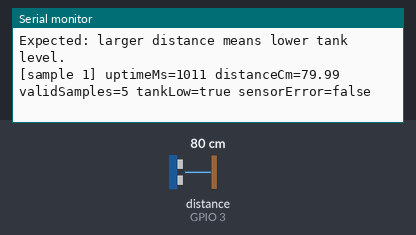
Recording of a sketch running on a simulated ESP32-C3. Shown: the last lines printed to the serial monitor. Wiring (inferred from the names in the program): ultrasonic range finder: trigger GPIO 2; echo GPIO 3. The inputs (shaded band) are chosen by the test bench; at power-on: distance to the obstacle (sensor on GPIO 3) 80 cm. The echo pulse lasts 58.3 µs per cm.

Above: at 1.6 s.
1.7 s: distance to the obstacle (sensor on GPIO 3) set to 2 cm
At 2.7 s:
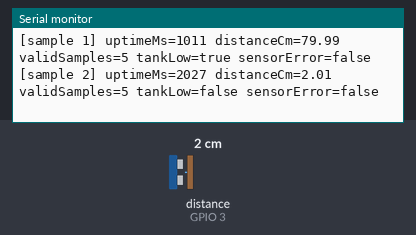
4.6 s: distance to the obstacle (sensor on GPIO 3) set to 4 cm
At 6.0 s:
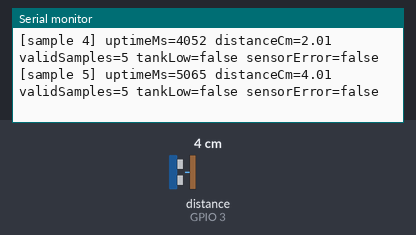

The sketch:

04_tank_float_test.ino
```cpp
#include <Arduino.h>

const uint32_t SERIAL_BAUD = 115200;
const uint32_t SAMPLE_MS = 1000;

const uint8_t TANK_LEVEL_TRIG_PIN = 2;
const uint8_t TANK_LEVEL_ECHO_PIN = 3;
const uint8_t TANK_LEVEL_SAMPLE_COUNT = 5;
const uint32_t TANK_ULTRASONIC_TIMEOUT_US = 30000UL;
const float TANK_LOW_DISTANCE_CM = 24.0f;
const float TANK_MIN_VALID_DISTANCE_CM = 2.0f;
const float TANK_MAX_VALID_DISTANCE_CM = 300.0f;
const bool TANK_FAILSAFE_LOW_ON_SENSOR_ERROR = true;

uint32_t lastSampleAt = 0;
uint32_t sampleCount = 0;
float latestTankDistanceCm = NAN;
uint8_t latestValidSamples = 0;

float readTankDistanceCm()
{
  digitalWrite(TANK_LEVEL_TRIG_PIN, LOW);
  delayMicroseconds(3);
  digitalWrite(TANK_LEVEL_TRIG_PIN, HIGH);
  delayMicroseconds(10);
  digitalWrite(TANK_LEVEL_TRIG_PIN, LOW);

  unsigned long pulseWidthUs = pulseIn(TANK_LEVEL_ECHO_PIN, HIGH, TANK_ULTRASONIC_TIMEOUT_US);
  if (pulseWidthUs == 0)
  {
    return NAN;
  }

  return ((float)pulseWidthUs * 0.0343f) * 0.5f;
}

bool isTankLevelLow()
{
  uint8_t validSamples = 0;
  uint8_t lowVotes = 0;
  float distanceSum = 0.0f;

  for (uint8_t i = 0; i < TANK_LEVEL_SAMPLE_COUNT; i++)
  {
    float distanceCm = readTankDistanceCm();
    if (!isnan(distanceCm) &&
        distanceCm >= TANK_MIN_VALID_DISTANCE_CM &&
        distanceCm <= TANK_MAX_VALID_DISTANCE_CM)
    {
      validSamples++;
      distanceSum += distanceCm;
      if (distanceCm >= TANK_LOW_DISTANCE_CM)
      {
        lowVotes++;
      }
    }
    delay(25);
  }

  latestValidSamples = validSamples;

  if (validSamples == 0)
  {
    latestTankDistanceCm = NAN;
    return TANK_FAILSAFE_LOW_ON_SENSOR_ERROR;
  }

  latestTankDistanceCm = distanceSum / (float)validSamples;
  return lowVotes > (validSamples / 2);
}

void setup()
{
  Serial.begin(SERIAL_BAUD);
  delay(400);
  Serial.println();
  Serial.println("=== NILA Module Test 04: HC-SR04 Tank Level ===");
  Serial.printf("TRIG: GPIO%u | ECHO: GPIO%u\n", TANK_LEVEL_TRIG_PIN, TANK_LEVEL_ECHO_PIN);
  Serial.printf("Low threshold: %.1f cm | Valid range: %.1f..%.1f cm\n",
                TANK_LOW_DISTANCE_CM,
                TANK_MIN_VALID_DISTANCE_CM,
                TANK_MAX_VALID_DISTANCE_CM);
  Serial.println("Expected: larger distance means lower tank level.");

  pinMode(TANK_LEVEL_TRIG_PIN, OUTPUT);
  pinMode(TANK_LEVEL_ECHO_PIN, INPUT);
  digitalWrite(TANK_LEVEL_TRIG_PIN, LOW);
}

void loop()
{
  uint32_t now = millis();
  if ((uint32_t)(now - lastSampleAt) < SAMPLE_MS)
  {
    delay(20);
    return;
  }

  lastSampleAt = now;
  sampleCount++;

  bool tankLow = isTankLevelLow();
  bool sensorError = (latestValidSamples == 0);

  if (sensorError)
  {
    Serial.printf(
        "[sample %lu] uptimeMs=%lu distanceCm=nan validSamples=%u tankLow=%s sensorError=true\n",
        (unsigned long)sampleCount,
        (unsigned long)now,
        latestValidSamples,
        tankLow ? "true" : "false");
    return;
  }

  Serial.printf(
      "[sample %lu] uptimeMs=%lu distanceCm=%.2f validSamples=%u tankLow=%s sensorError=false\n",
      (unsigned long)sampleCount,
      (unsigned long)now,
      latestTankDistanceCm,
      latestValidSamples,
      tankLow ? "true" : "false");
}
```

Measured:
- after the input at 1.7 s, the serial monitor: prints a new line after 0.46 s (image 1)
- after the input at 4.6 s, the serial monitor: prints a new line after 0.59 s (image 2)
